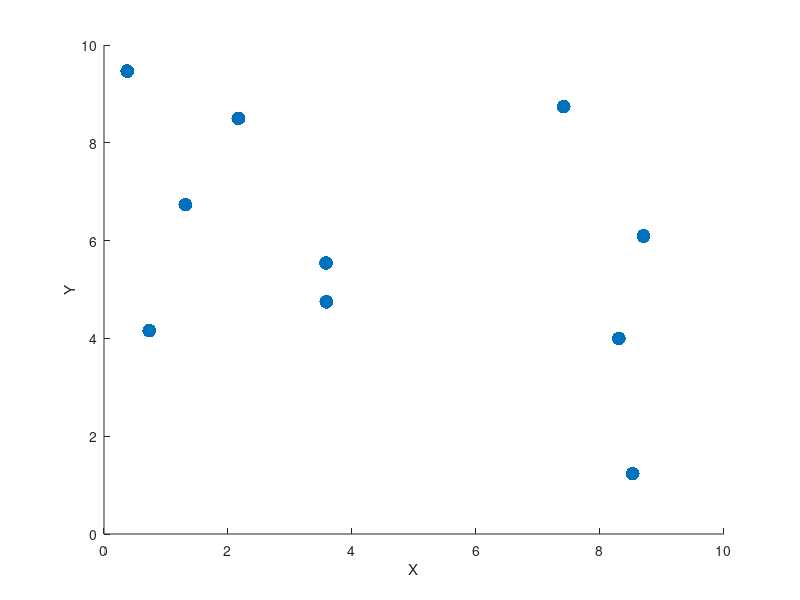

The MATLAB source for this figure: (Note: this script raises an error after producing the figure.)
%plan:
%- 10 for numPoints, xRange, yRange if no input
%- points must be even
%- make random points
%- make graph with points

function [points] = randPoints(numPoints,xRange, yRange)

    if nargin < 1 %10 for numPoints, xRange, yRange if no input
        numPoints = 10;
        xRange = 10;
        yRange = 10;
    elseif mod(numPoints, 2) ~= 0 %points must be even
        error('numPoints must be even');
    end
    
    %make random points
    x = rand(1, numPoints) * xRange;
    y = rand(1, numPoints) * yRange;
    points = [x; y]';
    disp('Random Points');
    disp(points);

    %make graph with points
    figure;
    scatter(x, y, 100, 'filled');
    xlabel('X');
    ylabel('Y');
    title(num2str(numPoints), ' Random Points');
    xlim([0 xRange]);
    ylim([0 yRange]);
    grid on;
    hold on;
end

%Next: Implement brute force
